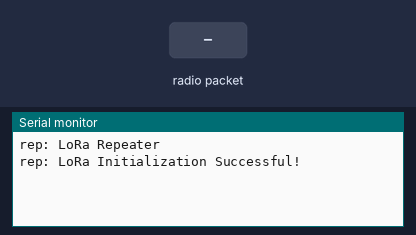
Bench run of a sketch on a simulated ESP32. On the bench: the last lines printed to the serial monitor. The test bench sets the inputs (shaded band). No radio packets arrive unless stated.

Above: at 2.2 s.
2.3 s: radio packet "1" arrives
At 4.3 s:
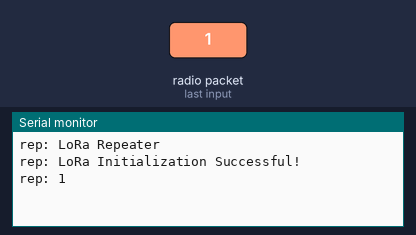
4.8 s: radio packet "0" arrives
At 6.2 s:
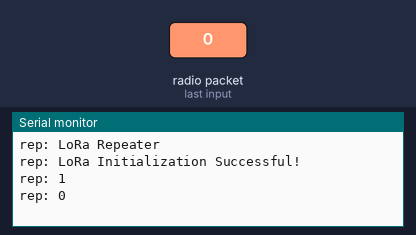
6.3 s: radio packet "2" arrives
At 8.5 s:
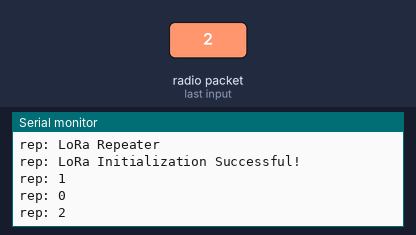

The sketch:

repeater.ino
```cpp
#include <SPI.h>
#include <LoRa.h>

#define WITH_SERIAL

#ifdef WITH_SERIAL
#define println(str) Serial.println(String("rep: ") + str)
#else
#define println(str)
#endif

#define LORA_TX_SCK   5
#define LORA_TX_MISO  18
#define LORA_TX_MOSI  19
#define LORA_TX_SS    21
#define LORA_TX_RST   32
#define LORA_TX_DIO0  33
#define LORA_TX_FREQUENCY 868E6

#define LORA_RX_SCK   14
#define LORA_RX_MISO  12
#define LORA_RX_MOSI  13
#define LORA_RX_SS    15
#define LORA_RX_RST   27
#define LORA_RX_DIO0  25
#define LORA_RX_FREQUENCY 433E6

#define PING_INTERVAL 3000 /* ms */

SPIClass spi_tx = SPIClass(VSPI);
LoRaClass lora_tx;

SPIClass spi_rx = SPIClass(HSPI);
LoRaClass lora_rx;

unsigned long ping_counter = 0u;

void setup() {
#ifdef WITH_SERIAL
  Serial.begin(115200);
#endif
  delay(1000);

  println("LoRa Repeater");

  spi_tx.begin(LORA_TX_SCK, LORA_TX_MISO, LORA_TX_MOSI);
  lora_tx.setSPI(spi_tx);
  lora_tx.setPins(LORA_TX_SS, LORA_TX_RST, LORA_TX_DIO0);
  lora_tx.setPreambleLength(8);

  spi_rx.begin(LORA_RX_SCK, LORA_RX_MISO, LORA_RX_MOSI);
  lora_rx.setSPI(spi_rx);
  lora_rx.setPins(LORA_RX_SS, LORA_RX_RST, LORA_RX_DIO0);

  while (!lora_tx.begin(LORA_TX_FREQUENCY)) {
    println("Starting TX LoRa failed!");
    delay(1000);
  }

  while (!lora_rx.begin(LORA_RX_FREQUENCY)) {
    println("Starting RX LoRa failed!");
    delay(1000);
  }

  lora_rx.setPreambleLength(8);

  println("LoRa Initialization Successful!");

  ping_counter = millis();
}

void loop() {
  int packetSize = lora_rx.parsePacket();
  if (packetSize) {
    while (lora_rx.available()) {
      String received = lora_rx.readString();
      println(received);
      lora_tx.beginPacket();
      lora_tx.print(received);
      lora_tx.endPacket();

      // reset ping counter
      ping_counter = millis();
    }
  }

  if ((millis() - ping_counter) > PING_INTERVAL) {
    // there are no any messages too long, send "ping"
    lora_tx.beginPacket();
    lora_tx.print("ping");
    lora_tx.endPacket();

    // restart lora
    lora_rx.end();
    while (!lora_rx.begin(LORA_RX_FREQUENCY)) {
      println("Starting RX LoRa failed!");
      delay(1000);
    }
    ping_counter = millis();
  }
}
```

Measured:
- after the input at 2.3 s, the serial monitor: prints a new line after 1.0 s (image 1)
- after the input at 4.8 s, the serial monitor: prints a new line after 1.0 s (image 2)
- after the input at 6.3 s, the serial monitor: prints a new line after 1.0 s (image 3)
